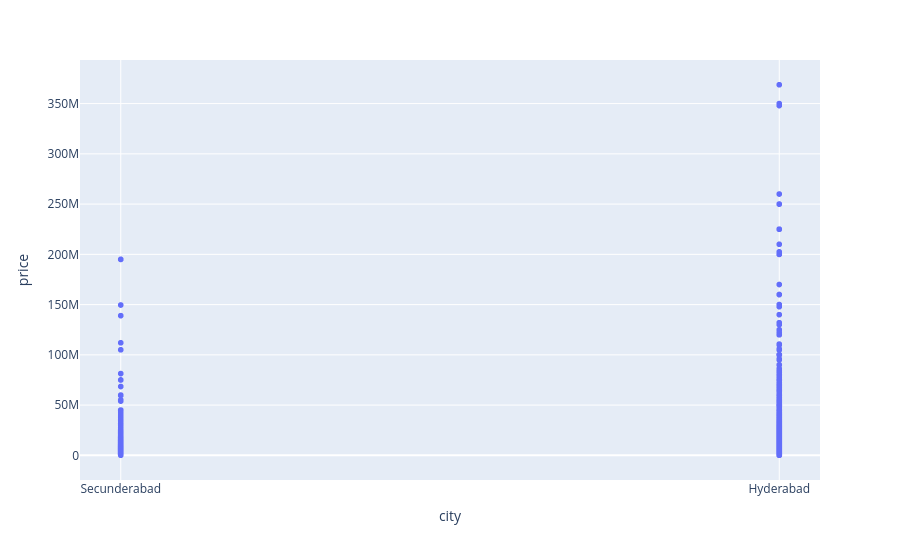

The notebook cell this image was saved under:
### Code cell
px.scatter(x='city',y='price',data_frame=model_data,hover_name=model_data.index)

### Figure 1 — Plotly figure (JSON) as saved in the notebook; plotly's stock layout.template omitted (floating-point values rounded to 4 significant figures; data arrays with more than 128 entries replaced by an {"elided": "..."} marker saying what was removed)
{"data": [{"hovertemplate": "<b>%{hovertext}</b><br><br>city=%{x}<br>price=%{y}<extra></extra>", "hovertext": {"elided": "7050 int values"}, "legendgroup": "", "marker": {"color": "#636efa", "symbol": "circle"}, "mode": "markers", "name": "", "showlegend": false, "type": "scattergl", "x": {"elided": "7050 str values"}, "xaxis": "x", "y": {"elided": "7050 int values"}, "yaxis": "y"}], "layout": {"autosize": true, "legend": {"tracegroupgap": 0}, "margin": {"t": 60}, "xaxis": {"anchor": "y", "autorange": true, "domain": [0, 1], "range": [-0.06298, 1.063], "title": {"text": "city"}, "type": "category"}, "yaxis": {"anchor": "x", "autorange": true, "domain": [0, 1], "range": [-28440000.0, 397300000.0], "title": {"text": "price"}, "type": "linear"}}}
